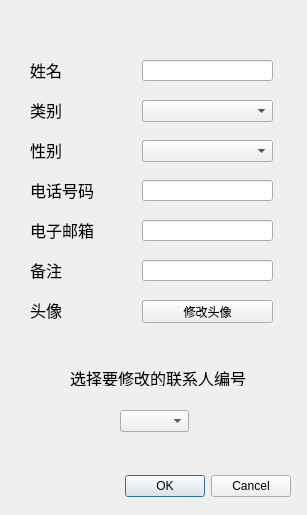
<?xml version="1.0" encoding="UTF-8"?>
<ui version="4.0">
 <class>ModifyItemDialog</class>
 <widget class="QDialog" name="ModifyItemDialog">
  <property name="geometry">
   <rect>
    <x>0</x>
    <y>0</y>
    <width>307</width>
    <height>515</height>
   </rect>
  </property>
  <property name="sizePolicy">
   <sizepolicy hsizetype="Fixed" vsizetype="Fixed">
    <horstretch>0</horstretch>
    <verstretch>0</verstretch>
   </sizepolicy>
  </property>
  <property name="minimumSize">
   <size>
    <width>307</width>
    <height>515</height>
   </size>
  </property>
  <property name="maximumSize">
   <size>
    <width>307</width>
    <height>515</height>
   </size>
  </property>
  <property name="windowTitle">
   <string>修改联系人</string>
  </property>
  <property name="windowIcon">
   <iconset resource="resource.qrc">
    <normaloff>:/Img/Img/blenderIcon.png</normaloff>:/Img/Img/blenderIcon.png</iconset>
  </property>
  <property name="styleSheet">
   <string notr="true"/>
  </property>
  <widget class="QDialogButtonBox" name="buttonBox">
   <property name="geometry">
    <rect>
     <x>50</x>
     <y>470</y>
     <width>241</width>
     <height>32</height>
    </rect>
   </property>
   <property name="font">
    <font>
     <family>微软雅黑</family>
    </font>
   </property>
   <property name="styleSheet">
    <string notr="true">QPushButton :: Activate{
    border: 2px solid lightblue
}</string>
   </property>
   <property name="orientation">
    <enum>Qt::Horizontal</enum>
   </property>
   <property name="standardButtons">
    <set>QDialogButtonBox::Cancel|QDialogButtonBox::Ok</set>
   </property>
  </widget>
  <widget class="QComboBox" name="comboBoxItemID">
   <property name="geometry">
    <rect>
     <x>120</x>
     <y>410</y>
     <width>69</width>
     <height>22</height>
    </rect>
   </property>
   <property name="font">
    <font>
     <family>微软雅黑</family>
    </font>
   </property>
  </widget>
  <widget class="QLabel" name="label_9">
   <property name="geometry">
    <rect>
     <x>70</x>
     <y>370</y>
     <width>181</width>
     <height>16</height>
    </rect>
   </property>
   <property name="font">
    <font>
     <family>微软雅黑</family>
     <pointsize>12</pointsize>
    </font>
   </property>
   <property name="text">
    <string>选择要修改的联系人编号</string>
   </property>
  </widget>
  <widget class="QLabel" name="labelShowAvatar">
   <property name="geometry">
    <rect>
     <x>10</x>
     <y>10</y>
     <width>40</width>
     <height>40</height>
    </rect>
   </property>
   <property name="text">
    <string/>
   </property>
  </widget>
  <widget class="QLineEdit" name="email">
   <property name="geometry">
    <rect>
     <x>142</x>
     <y>220</y>
     <width>131</width>
     <height>21</height>
    </rect>
   </property>
   <property name="font">
    <font>
     <family>微软雅黑</family>
     <pointsize>9</pointsize>
    </font>
   </property>
   <property name="text">
    <string/>
   </property>
   <property name="maxLength">
    <number>30</number>
   </property>
   <property name="clearButtonEnabled">
    <bool>true</bool>
   </property>
  </widget>
  <widget class="QComboBox" name="type">
   <property name="geometry">
    <rect>
     <x>142</x>
     <y>100</y>
     <width>131</width>
     <height>22</height>
    </rect>
   </property>
   <property name="font">
    <font>
     <family>微软雅黑</family>
    </font>
   </property>
  </widget>
  <widget class="QLabel" name="label_2">
   <property name="geometry">
    <rect>
     <x>30</x>
     <y>60</y>
     <width>101</width>
     <height>20</height>
    </rect>
   </property>
   <property name="font">
    <font>
     <family>微软雅黑</family>
     <pointsize>12</pointsize>
    </font>
   </property>
   <property name="text">
    <string>姓名</string>
   </property>
  </widget>
  <widget class="QPushButton" name="buttonModifyAvatar">
   <property name="geometry">
    <rect>
     <x>142</x>
     <y>300</y>
     <width>131</width>
     <height>23</height>
    </rect>
   </property>
   <property name="font">
    <font>
     <family>微软雅黑</family>
    </font>
   </property>
   <property name="text">
    <string>修改头像</string>
   </property>
  </widget>
  <widget class="QLabel" name="label_3">
   <property name="geometry">
    <rect>
     <x>30</x>
     <y>100</y>
     <width>101</width>
     <height>20</height>
    </rect>
   </property>
   <property name="font">
    <font>
     <family>微软雅黑</family>
     <pointsize>12</pointsize>
    </font>
   </property>
   <property name="text">
    <string>类别</string>
   </property>
  </widget>
  <widget class="QLabel" name="label_6">
   <property name="geometry">
    <rect>
     <x>30</x>
     <y>220</y>
     <width>101</width>
     <height>20</height>
    </rect>
   </property>
   <property name="font">
    <font>
     <family>微软雅黑</family>
     <pointsize>12</pointsize>
    </font>
   </property>
   <property name="text">
    <string>电子邮箱</string>
   </property>
  </widget>
  <widget class="QLineEdit" name="note">
   <property name="geometry">
    <rect>
     <x>142</x>
     <y>260</y>
     <width>131</width>
     <height>21</height>
    </rect>
   </property>
   <property name="font">
    <font>
     <family>微软雅黑</family>
     <pointsize>9</pointsize>
    </font>
   </property>
   <property name="text">
    <string/>
   </property>
   <property name="clearButtonEnabled">
    <bool>true</bool>
   </property>
  </widget>
  <widget class="QLineEdit" name="name">
   <property name="geometry">
    <rect>
     <x>142</x>
     <y>60</y>
     <width>131</width>
     <height>21</height>
    </rect>
   </property>
   <property name="font">
    <font>
     <family>微软雅黑</family>
     <pointsize>9</pointsize>
    </font>
   </property>
   <property name="text">
    <string/>
   </property>
   <property name="maxLength">
    <number>20</number>
   </property>
   <property name="clearButtonEnabled">
    <bool>true</bool>
   </property>
  </widget>
  <widget class="QComboBox" name="sex">
   <property name="geometry">
    <rect>
     <x>142</x>
     <y>140</y>
     <width>131</width>
     <height>22</height>
    </rect>
   </property>
   <property name="font">
    <font>
     <family>微软雅黑</family>
    </font>
   </property>
   <property name="layoutDirection">
    <enum>Qt::LeftToRight</enum>
   </property>
   <property name="editable">
    <bool>false</bool>
   </property>
   <item>
    <property name="text">
     <string/>
    </property>
   </item>
   <item>
    <property name="text">
     <string>男</string>
    </property>
   </item>
   <item>
    <property name="text">
     <string>女</string>
    </property>
   </item>
  </widget>
  <widget class="QLabel" name="label_8">
   <property name="geometry">
    <rect>
     <x>30</x>
     <y>300</y>
     <width>101</width>
     <height>20</height>
    </rect>
   </property>
   <property name="font">
    <font>
     <family>微软雅黑</family>
     <pointsize>12</pointsize>
    </font>
   </property>
   <property name="text">
    <string>头像</string>
   </property>
  </widget>
  <widget class="QLabel" name="label_7">
   <property name="geometry">
    <rect>
     <x>30</x>
     <y>260</y>
     <width>101</width>
     <height>20</height>
    </rect>
   </property>
   <property name="font">
    <font>
     <family>微软雅黑</family>
     <pointsize>12</pointsize>
    </font>
   </property>
   <property name="text">
    <string>备注</string>
   </property>
  </widget>
  <widget class="QLabel" name="label_4">
   <property name="geometry">
    <rect>
     <x>30</x>
     <y>140</y>
     <width>101</width>
     <height>20</height>
    </rect>
   </property>
   <property name="font">
    <font>
     <family>微软雅黑</family>
     <pointsize>12</pointsize>
    </font>
   </property>
   <property name="text">
    <string>性别</string>
   </property>
  </widget>
  <widget class="QLineEdit" name="phone">
   <property name="geometry">
    <rect>
     <x>142</x>
     <y>180</y>
     <width>131</width>
     <height>21</height>
    </rect>
   </property>
   <property name="font">
    <font>
     <family>微软雅黑</family>
     <pointsize>9</pointsize>
    </font>
   </property>
   <property name="text">
    <string/>
   </property>
   <property name="maxLength">
    <number>20</number>
   </property>
   <property name="clearButtonEnabled">
    <bool>true</bool>
   </property>
  </widget>
  <widget class="QLabel" name="label_5">
   <property name="geometry">
    <rect>
     <x>30</x>
     <y>180</y>
     <width>101</width>
     <height>20</height>
    </rect>
   </property>
   <property name="font">
    <font>
     <family>微软雅黑</family>
     <pointsize>12</pointsize>
    </font>
   </property>
   <property name="text">
    <string>电话号码</string>
   </property>
  </widget>
 </widget>
 <tabstops>
  <tabstop>comboBoxItemID</tabstop>
  <tabstop>name</tabstop>
  <tabstop>type</tabstop>
  <tabstop>sex</tabstop>
  <tabstop>phone</tabstop>
  <tabstop>email</tabstop>
  <tabstop>note</tabstop>
  <tabstop>buttonModifyAvatar</tabstop>
 </tabstops>
 <resources>
  <include location="resource.qrc"/>
 </resources>
 <connections>
  <connection>
   <sender>buttonBox</sender>
   <signal>accepted()</signal>
   <receiver>ModifyItemDialog</receiver>
   <slot>accept()</slot>
   <hints>
    <hint type="sourcelabel">
     <x>248</x>
     <y>254</y>
    </hint>
    <hint type="destinationlabel">
     <x>157</x>
     <y>274</y>
    </hint>
   </hints>
  </connection>
  <connection>
   <sender>buttonBox</sender>
   <signal>rejected()</signal>
   <receiver>ModifyItemDialog</receiver>
   <slot>reject()</slot>
   <hints>
    <hint type="sourcelabel">
     <x>316</x>
     <y>260</y>
    </hint>
    <hint type="destinationlabel">
     <x>286</x>
     <y>274</y>
    </hint>
   </hints>
  </connection>
 </connections>
</ui>
